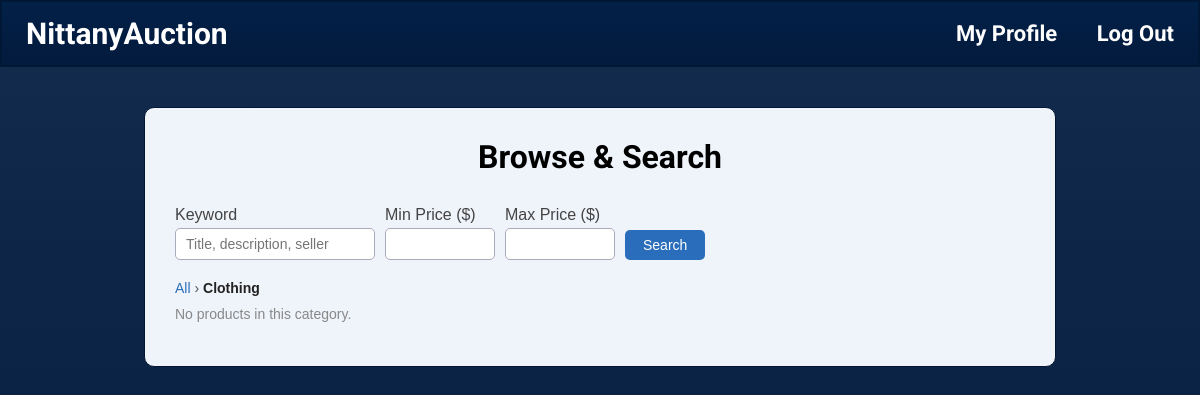
/search/Clothing (signed in), run on an earlier commit of the app's database.
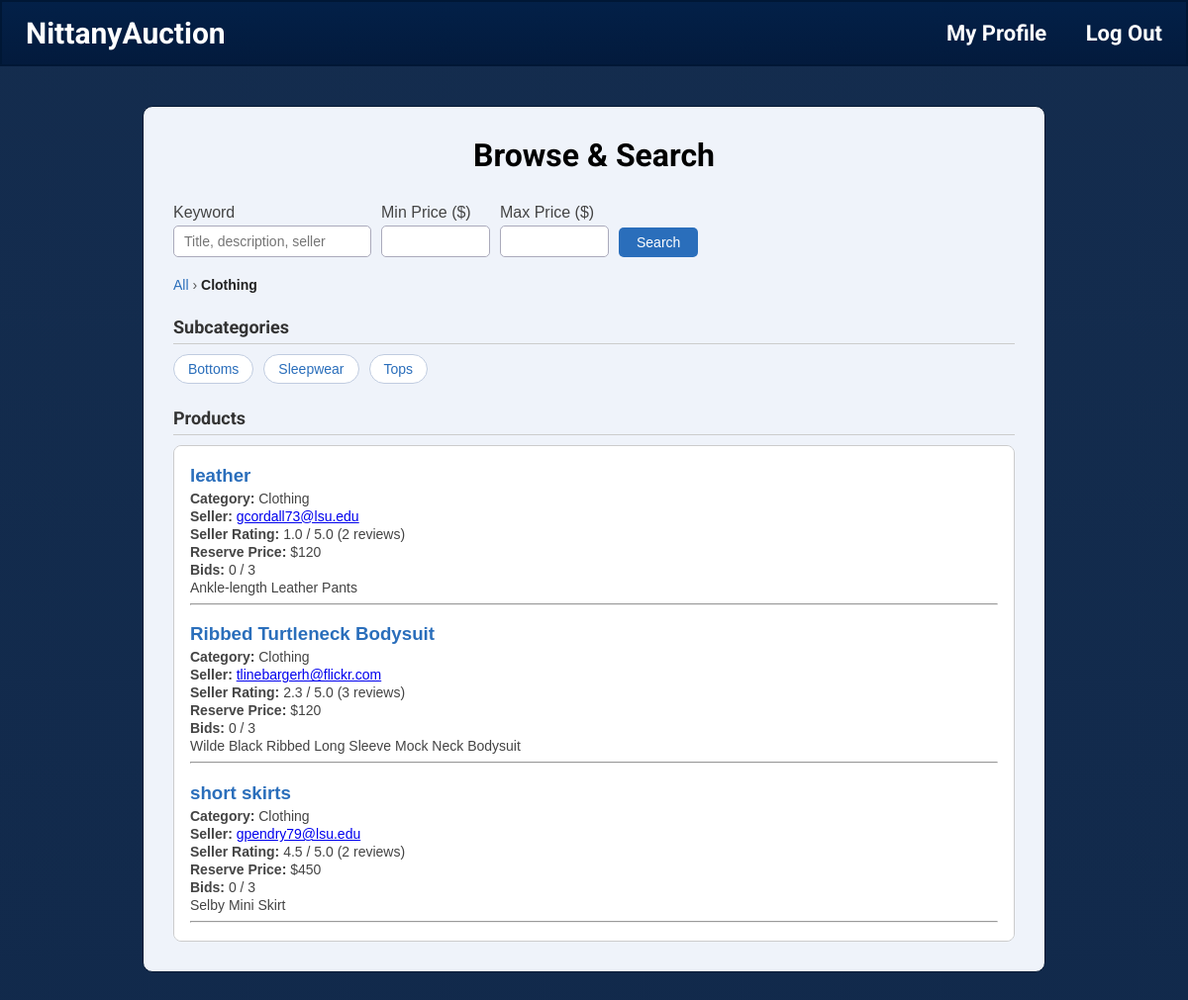
And on a later commit of the database.
### tables this page shows
CREATE TABLE Auction_Listing(seller_email TEXT,
                             listing_ID INTEGER PRIMARY KEY,
                             category TEXT,
                             auction_title TEXT,
                             product_name TEXT,
                             product_description TEXT,
                             quantity INTEGER,
                             reserve_price TEXT,
                             max_bids INTEGER,
                             status INTEGER,
                             FOREIGN KEY(seller_email) REFERENCES User(email),
                             FOREIGN KEY(category) REFERENCES Category(category_name));

### Starter_code_431w/app.py (the view, shortened to what this page needs)
@app.route('/search')
@app.route('/search/<path:category>')
def search(category=None):
    if "email" not in session:
        return render_template("login.html", error="Please log in first.")
    error = None
    subcategories = []
    products = []
    breadcrumb = [] # build breadcrumb to track user's path
    wishlist_feedback = session.pop("wishlist_feedback", None)
    keyword = request.args.get('keyword', '').strip()
    min_price = request.args.get('min_price', '').strip()
    max_price = request.args.get('max_price', '').strip()
    is_search = bool(keyword or min_price or max_price)
    current_email = session.get("email", "")
    try:
        with get_connection() as con:
            initialize_schema_if_needed(con)
            wishlist_email_col = get_wishlist_email_column(con)
            if category is None:
                subcategories = con.execute("""
                    SELECT category_name FROM Category
                    WHERE parent_category = 'Root'
                    ORDER BY category_name
                """).fetchall()
                breadcrumb = [("All", None)]
            else:
                breadcrumb = [("All", "/search")]
                crumb_cat = category
                crumb_trail = []
                while crumb_cat:
                    parent_row = con.execute(
                        "SELECT parent_category FROM Category WHERE category_name = ?",
                        (crumb_cat,)
                    ).fetchone()
                    crumb_trail.append(crumb_cat)
                    if parent_row and parent_row["parent_category"] != "Root":
                        crumb_cat = parent_row["parent_category"]
                    else:
                        break
                for name in reversed(crumb_trail):
                    breadcrumb.append((name, f"/search/{name}"))
                if breadcrumb:
                    last = breadcrumb[-1]
                    breadcrumb[-1] = (last[0], None)
                subcategories = con.execute("""
                    SELECT TRIM(category_name) AS category_name
                    FROM Category
                    WHERE LOWER(TRIM(parent_category)) = LOWER(TRIM(?))
                    ORDER BY TRIM(category_name)
                """, (category,)).fetchall()
            query = """
                SELECT al.listing_ID, al.auction_title, al.product_name,
                       al.seller_email, al.reserve_price, al.category,
                       COUNT(DISTINCT b.bid_ID) AS bid_count,
                       MAX(b.bid_price) AS highest_bid,
                       al.max_bids,

                       ROUND(AVG(r.rating), 1) AS seller_rating,
                       COUNT(r.rating) AS rating_count,

                       MAX(
                           CASE
                               WHEN LOWER(TRIM(w.{})) = LOWER(TRIM(?)) THEN 1
                               ELSE 0
                           END
                       ) AS wishlisted
                FROM Auction_Listing al
                LEFT JOIN Bid b ON al.listing_ID = b.listing_ID
                LEFT JOIN Wishlist w ON al.listing_ID = w.listing_ID
                LEFT JOIN Rating r
                    ON LOWER(TRIM(r.seller_email)) = LOWER(TRIM(al.seller_email))
                WHERE al.status = 1
            """.format(wishlist_email_col)
            params = [current_email]
            if category:
                query += " AND LOWER(TRIM(al.category)) = LOWER(TRIM(?))"
                params.append(category)
            if min_price:
                query += " AND CAST(REPLACE(REPLACE(REPLACE(al.reserve_price, '$', ''), ',', ''), ' ', '') AS REAL) >= ?"
                params.append(float(str(min_price).replace('$', '').replace(',', '').strip()))
            if max_price:
                query += " AND CAST(REPLACE(REPLACE(REPLACE(al.reserve_price, '$', ''), ',', ''), ' ', '') AS REAL) <= ?"
                params.append(float(str(max_price).replace('$', '').replace(',', '').strip()))
            query += " GROUP BY al.listing_ID ORDER BY al.listing_ID DESC"
            products = con.execute(query, params).fetchall()
    except sql.Error as e:
        print("DB error in search:", e)
        error = "Database error while loading categories."
    return render_template(
        "search.html",
        category=category,
        subcategories=subcategories,
        products=products,
        breadcrumb=breadcrumb,
        error=error,
        role=session.get("role"),
        keyword=keyword,
        min_price=min_price,
        max_price=max_price,
        is_search=is_search,
        wishlist_feedback=wishlist_feedback,
        search_return_url=request.full_path,
    )

### Starter_code_431w/app.py (called while the page is built, shortened)
def get_connection():
    connection = sql.connect(DB_PATH)
    connection.row_factory = sql.Row
    return connection

def current_db_timestamp():
    return datetime.now().strftime("%Y-%m-%d %H:%M:%S")

def get_wishlist_email_column(connection):
    columns = {
        row["name"].strip().lower()
        for row in connection.execute("PRAGMA table_info(Wishlist)").fetchall()
    }
    if "bidder_email" in columns:
        return "bidder_email"
    if "email" in columns:
        return "email"
    return "email"

def close_expired_auctions(connection):
    now_ts = current_db_timestamp()
    expired_rows = connection.execute(
        """
        SELECT listing_ID, seller_email, reserve_price
        FROM Auction_Listing
        WHERE status = 1
          AND end_time IS NOT NULL
          AND TRIM(end_time) <> ''
          AND end_time <= ?
        """,
        (now_ts,),
    ).fetchall()
    if expired_rows:
        connection.commit()

def initialize_schema_if_needed(connection):
    user_table = connection.execute(
        "SELECT name FROM sqlite_master WHERE type='table' AND name='User'"
    ).fetchone()
    ensure_runtime_schema(connection)
    close_expired_auctions(connection)

### Starter_code_431w/templates/search.html (shortened to what this page needs)
<!DOCTYPE html>
<html>
<head>
</head>
<body>
{% include "banner.html" %}
<div class="search-box">
    <h1>Browse &amp; Search</h1>
    <form class="search-form" method="GET" action="{{ '/search/' + category if category else '/search' }}">
        <div class="field">
            <label>Keyword</label>
            <input type="text" name="keyword" value="{{ keyword }}" placeholder="Title, description, seller">
        </div>
        <div class="field">
            <label>Min Price ($)</label>
            <input type="number" name="min_price" value="{{ min_price }}" min="0" step="1">
        </div>
        <div class="field">
            <label>Max Price ($)</label>
            <input type="number" name="max_price" value="{{ max_price }}" min="0" step="1">
        </div>
        <button type="submit">Search</button>
    </form>
    <div class="breadcrumb">
        {% for name, url in breadcrumb %}
            {% if url %}<a href="{{ url }}">{{ name }}</a>
            {% else %}<span>{{ name }}</span>{% endif %}
            {% if not loop.last %} &rsaquo; {% endif %}
        {% endfor %}
    </div>
    {% if subcategories %}
        <h2>Subcategories</h2>
        <ul class="subcategory-list">
            {% for sub in subcategories %}
                <li><a href="/search/{{ sub['category_name'] }}">{{ sub['category_name'] }}</a></li>
            {% endfor %}
        </ul>
    {% endif %}
    {% if products %}
        <h2>{% if is_search %}Search Results{% else %}Products{% endif %}</h2>
        <div class="results-container">
            {% for p in products %}
                <div>
                    <h3><a href="/product/{{ p['listing_ID'] }}">{{ p['auction_title'] }}</a></h3>
                    <p><strong>Category:</strong> {{ p['category'] }}</p>
                   <p>
                        <strong>Seller:</strong>
                        <a href="/seller/{{ p['seller_email'] }}">
                            {{ p['seller_email'] }}
                        </a>
                    </p>
                    {% if p['seller_rating'] is not none %}
                        <p><strong>Seller Rating:</strong> {{ p['seller_rating'] }} / 5.0 ({{ p['rating_count'] }} review{% if p['rating_count'] != 1 %}s{% endif %})</p>
                    {% else %}
                        <p><strong>Seller Rating:</strong> No ratings yet</p>
                    {% endif %}
                    {% if p['highest_bid'] %}
                        <p><strong>Highest Bid:</strong> ${{ p['highest_bid'] }}</p>
                    {% else %}
                        <p><strong>Reserve Price:</strong> {{ p['reserve_price'] }}</p>
                    {% endif %}
                    <p><strong>Bids:</strong> {{ p['bid_count'] }} / {{ p['max_bids'] }}</p>
                    <p>{{ p['product_name'] }}</p>
                </div>
                <hr>
            {% endfor %}
        </div>
    {% elif is_search %}
        <p class="empty">No products matched your search.</p>
    {% elif category and not subcategories %}
        <p class="empty">No products in this category.</p>
    {% endif %}
</div>
</body>
</html>

### Starter_code_431w/templates/banner.html (shortened to what this page needs)
<div class="banner">
    <div class="banner-left">
        <a href="/" class="brand">NittanyAuction</a>
    </div>
    <div class="banner-right">
        {% if session.get("email") %}
            <a href="{{ url_for('profile') }}">My Profile</a>
        {% endif %}
        {% if session.get("email") %}
            <a href="{{ url_for('logout') }}">Log Out</a>
        {% else %}
            <a href="{{ url_for('login') }}">Log In</a>
        {% endif %}
    </div>
</div>

### Starter_code_431w/templates/search.html (style rules this page uses)
html, body { margin: 0; font-family: Arial, sans-serif; background-image: linear-gradient(rgba(4, 30, 66, 0.75), rgba(3, 26, 60, 0.91)), url("https://psu-gatsby-files-prod.s3.amazonaws.com/s3fs-public/styles/4_3_1500w/public/NL%20statue%20spring124.jpg?h=046da51e&itok=0t_5yVWj"); background-size: cover; background-position: center; background-repeat: no-repeat; min-height: 100vh; }
.banner { background: linear-gradient(rgba(4, 33, 73, 0.75), rgba(3, 26, 60, 0.91)) #001E44; color: white; padding: 14px 24px; display: flex; justify-content: space-between; align-items: center; border: 2px solid #001735; }
.banner-left .brand { color: white; text-decoration: none; font-size: 30px; font-weight: bold; font-family: 'Roboto', sans-serif; }
.banner-right a { color: white; text-decoration: none; margin-left: 35px; font-size: 22px; font-weight: bold; font-family: 'Roboto', sans-serif; }
h1 { margin-top: 0; font-size: 32px; text-align: center; font-weight: bold; font-family: 'Roboto', sans-serif; margin-bottom: 20px; }
.search-box { width: 850px; margin: 40px auto; background: #eff3fa; padding: 30px; border: 1px solid #031631; border-radius: 10px; }
label { display: block; margin-top: 10px; font-size: 16px; }
.search-form { display: flex; gap: 10px; align-items: flex-end; flex-wrap: wrap; margin-top: 10px; }
.search-form .field { display: flex; flex-direction: column; font-size: 13px; color: #444; gap: 4px; }
.search-form input[type=text], .search-form input[type=number] { padding: 7px 10px; font-size: 14px; border: 1px solid #aab; border-radius: 5px; width: 200px; box-sizing: border-box; }
.search-form input[type=number] { width: 110px; }
.search-form button { padding: 7px 18px; background: #2a6ebb; color: white; border: none; border-radius: 5px; font-size: 14px; cursor: pointer; align-self: flex-end; }
.breadcrumb { font-size: 14px; margin: 20px 0 10px 0; color: #555; }
.breadcrumb a { color: #2a6ebb; text-decoration: none; }
.breadcrumb span { font-weight: bold; color: #222; }
h2 { font-size: 18px; color: #333; margin-top: 24px; margin-bottom: 10px; border-bottom: 1px solid #ccc; padding-bottom: 6px; font-family: 'Roboto', sans-serif; }
.subcategory-list { list-style: none; padding: 0; margin: 0 0 10px 0; display: flex; flex-wrap: wrap; gap: 10px; }
.subcategory-list li a { display: inline-block; padding: 6px 14px; background: white; border: 1px solid #c0cce0; border-radius: 20px; color: #2a6ebb; text-decoration: none; font-size: 14px; }
.results-container { max-height: 500px; overflow-y: auto; margin-top: 10px; border: 1px solid #ccc; border-radius: 8px; background: white; padding: 0 16px; }
.results-container h3 { margin-bottom: 4px; }
.results-container h3 a { color: #2a6ebb; text-decoration: none; }
.results-container p { margin: 2px 0; font-size: 14px; color: #444; }

What changed in the data, as far as the page shows it:
added Auction_Listing: auction_title "leather", category "Clothing", seller_email "gcordall73@lsu.edu", seller_rating "1.0", rating_count "2", reserve_price "$120", bid_count "0", max_bids "3", product_name "Ankle-length Leather Pants"
added Auction_Listing: auction_title "Ribbed Turtleneck Bodysuit", category "Clothing", seller_email "tlinebargerh@flickr.com", seller_rating "2.3", rating_count "3", reserve_price "$120", bid_count "0", max_bids "3", product_name "Wilde Black Ribbed Long Sleeve Mock Neck Bodysuit"
added Auction_Listing: auction_title "short skirts", category "Clothing", seller_email "gpendry79@lsu.edu", seller_rating "4.5", rating_count "2", reserve_price "$450", bid_count "0", max_bids "3", product_name "Selby Mini Skirt"
Also different on the page:
text no longer shown: "No products in this category."
text now shown: "Subcategories Products"
new list line: "Bottoms"
new list line: "Sleepwear"
new list line: "Tops"
